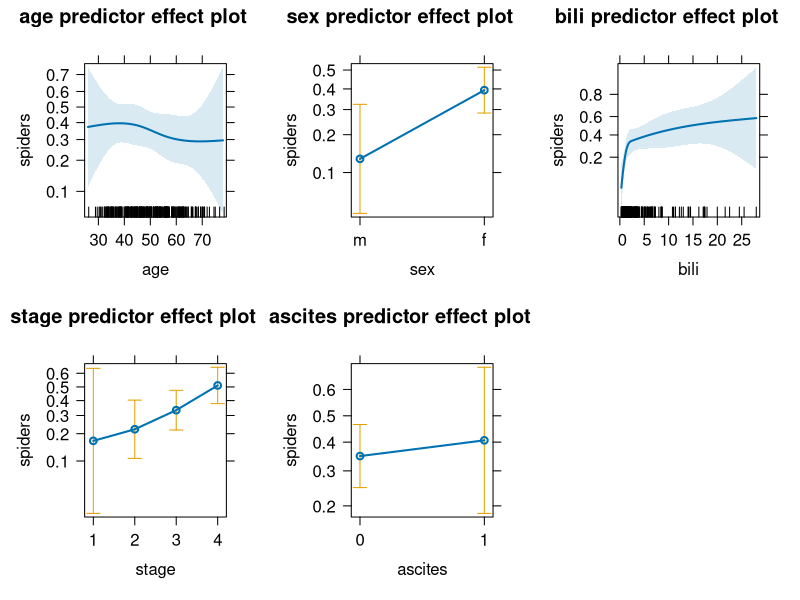
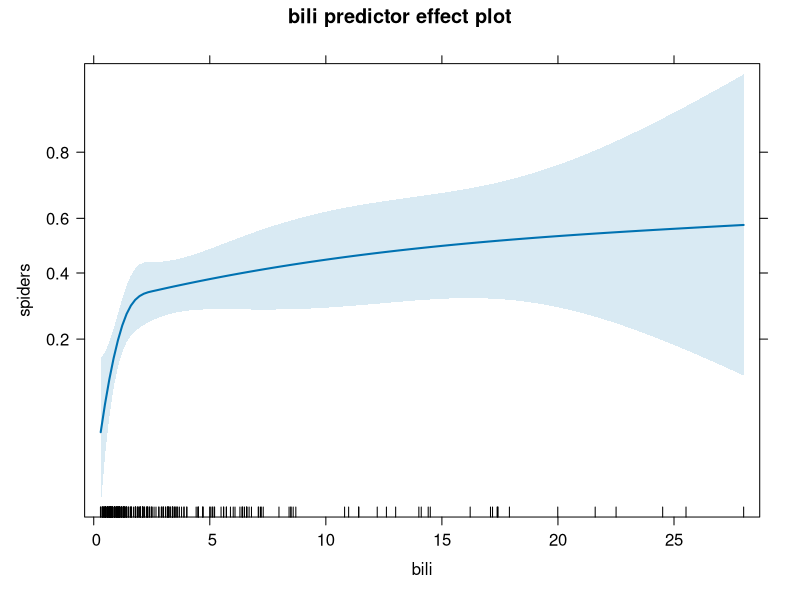
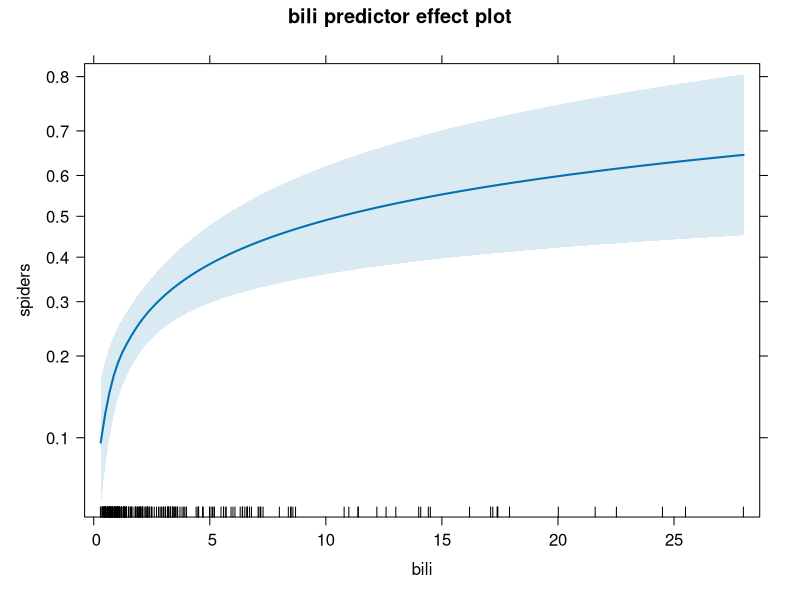
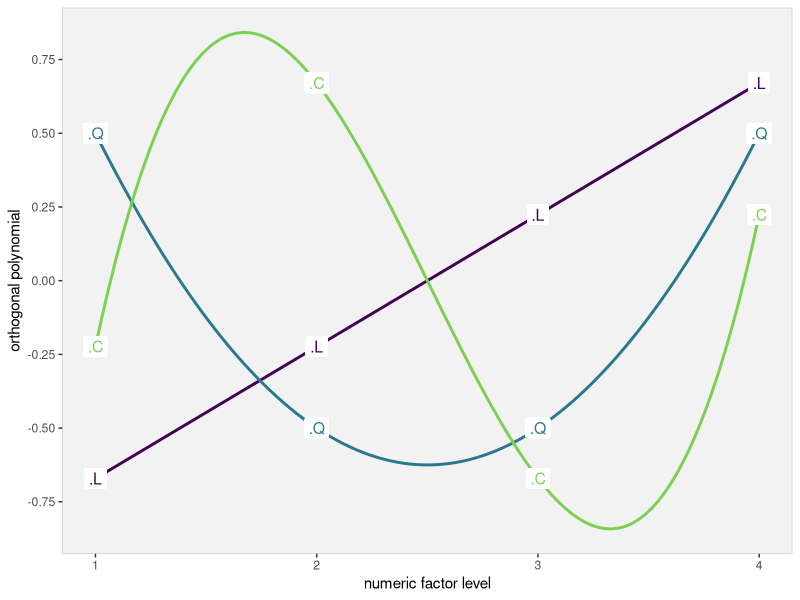

Write R code to recreate these figures, in order.
## ---- chunk 1
library(knitr)
options(width = 100)

hint <- function(text) {
  id <- paste0('hint_', sample.int(1e10, size = 1))
    cat(
    paste0('\n',
      '<button type="button" class="btn btn-info btn-sm" data-toggle="collapse" ',
      'data-target="#', id, '">Hint</button>',
      '<div id = "', id, '" class="collapse" style="border:1px; ',
      'border-style:solid; padding: 1em; border-color:#1F78B4">',
      text, '</div>')
  )
}
set.seed(2020)
## ---- chunk 2
library(survival)
## ---- chunk 3
pbc <- survival::pbc
## ---- chunk 4
str(pbc[, c(5:11, 20)])
## ---- chunk 5
hint('Three of the variables of interest are coded as integer.')
## ---- chunk 6
table(pbc$spiders, exclude = NULL)
table(pbc$ascites, exclude = NULL)

#  In this case optional:
pbc$spiders <- factor(pbc$spiders)
pbc$ascites <- factor(pbc$ascites)
## ---- chunk 7
table(pbc$stage, exclude = NULL)
pbc$stage <- factor(pbc$stage)
## ---- chunk 8
hint("A logistic regression model is a GLM.")
hint("You need to specify the model `formula`, the `data` and the `family`.")
## ---- chunk 9
mod1 <- glm(spiders ~ age + sex + bili + stage + ascites, data = pbc,
            family = binomial())
summary(mod1)
## ---- chunk 10
smod1 <- capture.output(summary(mod1))
cat("[...]\n",
    paste0(smod1[25:28], sep = "\n"),
    "[...]")
## ---- chunk 11
cat(paste0(smod1[10:11], sep = "\n"),
    "[...]\n",
    paste0(smod1[15], sep = "\n"),
    "[...]"
    )
## ---- chunk 12
cat(paste0(smod1[10:11], sep = "\n"),
    "[...]\n",
    paste0(smod1[16:18], sep = "\n"),
    "[...]"
    )
## ---- chunk 13
mod1b <- glm(spiders ~ age + sex + bili + ascites, data = pbc,
             family = binomial())

# We could also use:
mod1b <- update(mod1, formula = . ~ . - stage)
## ---- chunk 14
cat(paste0(capture.output(anova(mod1, mod1b, test = 'LRT')), collapse = "\n"))
## ---- chunk 15
hint('Use the function `ns()` from the package `splines`.')
## ---- chunk 16
library(splines)
mod2 <- glm(spiders ~ ns(age, df= 3) + sex + ns(bili, df = 3) + stage + ascites,
            data = pbc, family = binomial())

summary(mod2)
## ---- chunk 17
# if not installed, run:
# install.packages("effects")

library("effects")
plot(predictorEffects(mod2))
## ---- chunk 18
hint("Re-fit the model and replace the spline for `age` with just `age` to compare the model fit.")
hint('For the comparison, use the `AIC()` or `BIC()`.')
## ---- chunk 19
mod2b <- glm(spiders ~ age + sex + ns(bili, df = 3) + stage + ascites,
             data = pbc, family = binomial())
## ---- chunk 20
cat(paste0(capture.output(BIC(mod2, mod2b)), collapse = "\n"))
## ---- chunk 21
hint('For the visual comparison, the function 
`predictorEffect(predictor = "bili", mod = <name of model>)` may be useful if 
you want to show the effect plot for the variable `bili` only.')
## ---- chunk 22
mod2c <- glm(spiders ~ age + sex + log(bili) + stage + ascites,
             data = pbc, family = binomial())
## ---- chunk 23
cat(paste0(capture.output(BIC(mod2b, mod2c)), collapse = '\n'))
## ---- chunk 24
plot(predictorEffect('bili', mod2b))
plot(predictorEffect('bili', mod2c))
## ---- chunk 25
pbc$stage_ord <- as.ordered(pbc$stage)

# or alternatively:
# pbc$stage_ord <- factor(pbc$stage, ordered = TRUE)
## ---- chunk 26
factor(c('low', 'medium', 'high'), ordered = TRUE)
## ---- chunk 27
factor(c('low', 'medium', 'high'), levels = c('low', 'medium', 'high'), ordered = TRUE)
## ---- chunk 28
mod1c <- update(mod1, formula = . ~ . -stage + stage_ord)
summary(mod1c)
## ---- chunk 29
smod1c <- capture.output(summary(mod1c))

cat(paste0(smod1c[10], "\n[...]\n",
       paste0(smod1c[17:19], collapse = "\n"),
       "\n[...]", collapse = '\n')
)
## ---- chunk 30
cat(paste0(smod1[10], "\n[...]\n",
       paste0(smod1[16:18], collapse = "\n"),
       "\n[...]", collapse = '\n')
)
## ---- chunk 31
contrasts(pbc$stage_ord)
## ---- chunk 32
x <- seq(1, 4, length = 100)
p4 <- poly(1:4, degree = 3)

library(ggplot2)
plotdat <- reshape2::melt(as.data.frame(cbind(x = x, predict(p4, newdata = x))),
                          id.vars = 'x')

textdat <- reshape2::melt(as.data.frame(cbind(x = 1:4, p4)),
                          id.vars = 'x')
textdat$label <- c('.L', '.Q', '.C')[textdat$variable]

ggplot(plotdat, aes(x = x, y = value, color = variable)) +
  geom_line(size = 1) +
  theme(panel.background = element_rect(fill = grey(0.95), color = grey(0.8)),
        panel.grid = element_blank()) +
  scale_color_viridis_d(guide = FALSE, end = 0.8, begin = 0, option = 'D') +
  geom_label(data = textdat, aes(label = label), label.size = 0, size = 4) +
  xlab('numeric factor level') +
  ylab('orthogonal polynomial') +
  scale_y_continuous(breaks = seq(-1, 1, 0.25))
